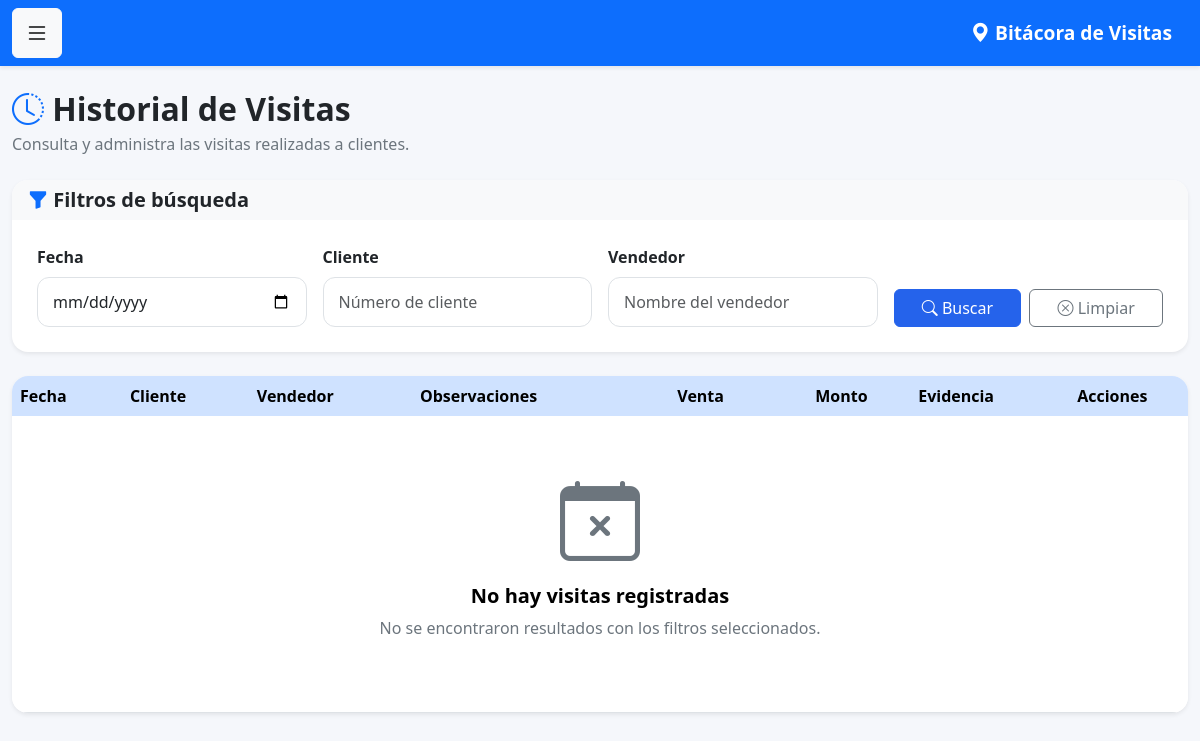
The app's page /historial_visitas (signed in), older data.
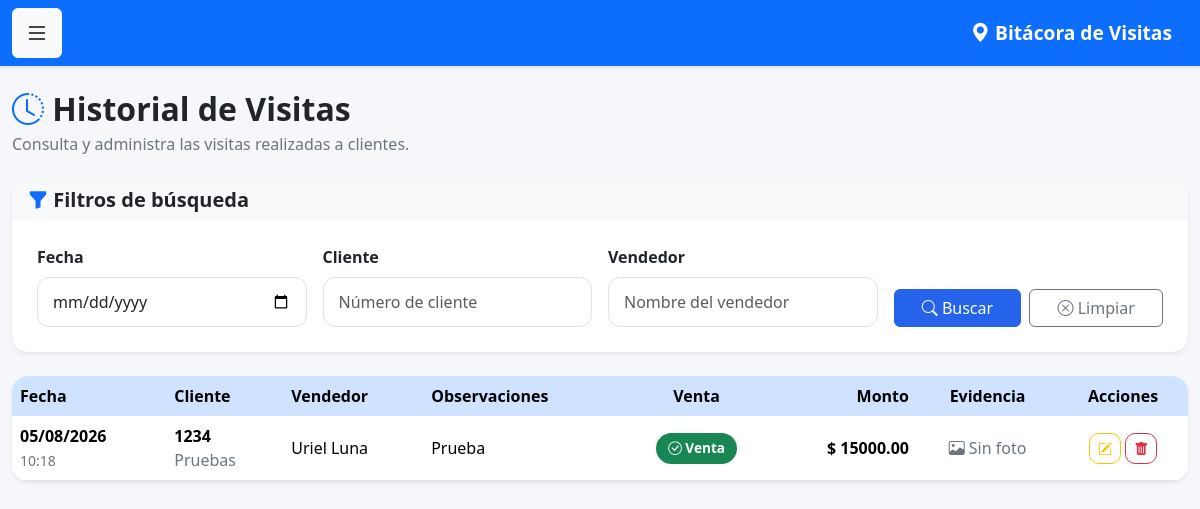
The same page, newer data.
### models.py (models this page shows)
class Visita(db.Model):
    __tablename__ = 'visitas'
    id = db.Column(
        db.Integer,
        primary_key=True
    )
    fecha = db.Column(
        db.DateTime,
        default=datetime.now
    )
    observaciones = db.Column(
        db.Text
    )
    venta_realizada = db.Column(
        db.Boolean,
        default=False
    )
    monto_venta = db.Column(
        db.Float,
        default=0
    )
    proxima_visita = db.Column(
        db.Date
    )
    cliente_id = db.Column(
        db.Integer,
        db.ForeignKey('clientes.id')
    )
    usuario_id = db.Column(
        db.Integer,
        db.ForeignKey('usuarios.id')
    )
    latitud = db.Column(
    db.String(50)
    )
    longitud = db.Column(
    db.String(50)
    )
    foto = db.Column(
    db.String(255)
    )
    cliente = db.relationship(
        'Cliente',
        backref='visitas'
    )
    usuario = db.relationship(
        'Usuario',
        backref='visitas'
    )

class Cliente(db.Model):
    __tablename__ = 'clientes'
    id = db.Column(
        db.Integer,
        primary_key=True
    )
    num_cliente = db.Column(
        db.String(20),
        unique=True,
        nullable=False
    )
    nombre = db.Column(
        db.String(150),
        nullable=False
    )
    grupo = db.Column(
        db.String(100)
    )
    canal = db.Column(
        db.String(100)
    )
    vendedor = db.Column(
        db.Integer
    )

class Usuario(UserMixin, db.Model):
    __tablename__ = 'usuarios'
    id = db.Column(db.Integer, primary_key=True)
    nombre = db.Column(db.String(100), nullable=False)
    correo = db.Column(db.String(120), unique=True, nullable=False)
    password = db.Column(db.String(500), nullable=False)
    rol = db.Column(db.String(20), default='vendedor')
    activo = db.Column(db.Boolean, default=True)

### app.py (the view)
@app.route('/historial_visitas')
@login_required
def historial_visitas():
    fecha = request.args.get('fecha', '')
    cliente = request.args.get('cliente', '')
    vendedor = request.args.get('vendedor', '')
    consulta = Visita.query
    if current_user.rol == 'vendedor':
        consulta = consulta.filter(
            Visita.usuario_id == current_user.id
        )
    if fecha:
        consulta = consulta.filter(
            db.func.date(Visita.fecha) == fecha
        )
    if cliente:
        consulta = consulta.join(Cliente).filter(
            Cliente.num_cliente.contains(cliente)
        )
    if (
        vendedor and
        current_user.rol in ['admin', 'supervisor']
    ):
        consulta = consulta.join(Usuario).filter(
            Usuario.nombre.contains(vendedor)
        )
    visitas = consulta.order_by(
        Visita.fecha.desc()
    ).all()
    return render_template(
        'historial_visitas.html',
        visitas=visitas
    )

### app.py (called while the page is built)
@login_manager.user_loader
def load_user(user_id):
    return Usuario.query.get(int(user_id))

### templates/historial_visitas.html (shortened to what the changed rows need)
{% extends 'base.html' %}
{% block contenido %}
<div class="d-flex justify-content-between align-items-center mb-4">
    <div>
        <h2 class="fw-bold mb-1">
            <i class="bi bi-clock-history text-primary"></i>
            Historial de Visitas
        </h2>
    </div>
</div>
<div class="card shadow-sm border-0 rounded-4">
<div class="table-responsive">
<table class="table table-hover align-middle mb-0">
<thead class="table-primary">
<tr>
<th>Fecha</th>
<th>Cliente</th>
<th>Vendedor</th>
<th>Observaciones</th>
<th class="text-center">Venta</th>
<th class="text-end">Monto</th>
<th class="text-center">Evidencia</th>
<th class="text-center">Acciones</th>
</tr>
</thead>
<tbody>
{% for visita in visitas %}
<tr>
<td>
<span class="fw-semibold">
{{ visita.fecha.strftime('%d/%m/%Y') }}
</span>
<br>
<small class="text-muted">
{{ visita.fecha.strftime('%H:%M') }}
</small>
</td>
<td>
<strong>
{{ visita.cliente.num_cliente }}
</strong>
<br>
<span class="text-muted">
{{ visita.cliente.nombre }}
</span>
</td>
<td>
<div class="d-flex align-items-center gap-2">
    <span>
        {{ visita.usuario.nombre }}
    </span>
</div>
</td>
<td>
{% if visita.observaciones %}
{{ visita.observaciones }}
{% else %}
<span class="text-muted">
Sin observaciones
</span>
{% endif %}
</td>
<td class="text-center">
{% if visita.venta_realizada %}
<span class="badge bg-success">
<i class="bi bi-check-circle"></i>
Venta
</span>
{% else %}
<span class="badge bg-secondary">
Sin venta
</span>
{% endif %}
</td>
<td class="text-end fw-bold">
$ {{ "%.2f"|format(visita.monto_venta or 0) }}
</td>
<td class="text-center">
{% if visita.foto %}
<button
class="btn btn-outline-primary btn-sm"
data-bs-toggle="modal"
data-bs-target="#modalFoto{{ visita.id }}">
<i class="bi bi-image-fill"></i>
Ver
</button>
<div class="modal fade"
id="modalFoto{{ visita.id }}"
tabindex="-1">
<div class="modal-dialog modal-lg modal-dialog-centered">
<div class="modal-content">
<div class="modal-header">
<h5 class="modal-title">
Evidencia de visita
</h5>
<button
class="btn-close"
data-bs-dismiss="modal">
</button>
</div>
<div class="modal-body text-center">
<img
src="{{ visita.foto }}"
class="img-fluid rounded-4">
</div>
</div>
</div>
</div>
{% else %}
<span class="text-muted">
<i class="bi bi-image"></i>
Sin foto
</span>
{% endif %}
</td>
<td class="text-center">
<a href="/visita/editar/{{ visita.id }}"
class="btn btn-outline-warning btn-sm"
title="Editar">
<i class="bi bi-pencil-square"></i>
</a>
{% if current_user.rol == 'admin' %}
<a href="/visita/eliminar/{{ visita.id }}"
class="btn btn-outline-danger btn-sm"
onclick="return confirm('¿Eliminar esta visita?');"
title="Eliminar">
<i class="bi bi-trash-fill"></i>
</a>
{% endif %}
</td>
</tr>
{% else %}
<tr>
<td colspan="8">
<div class="text-center py-5">
<i class="bi bi-calendar-x display-1 text-secondary"></i>
<h5 class="mt-3">
No hay visitas registradas
</h5>
<p class="text-muted">
No se encontraron resultados con los filtros seleccionados.
</p>
</div>
</td>
</tr>
{% endfor %}
</tbody>
</table>
</div>
</div>
{% endblock %}

Row changes from the older to the newer data that the page shows:
added Visita: fecha "05/08/2026", fecha "10:18", cliente.num_cliente "1234", cliente.nombre "Pruebas", usuario.nombre "Uriel Luna", observaciones "Prueba", venta_realizada True (drawn), monto_venta "15000.00", shows "Sin foto"
Text that changed along with them:
text no longer shown: "No hay visitas registradas No se encontraron resultados con los filtros seleccionados."
